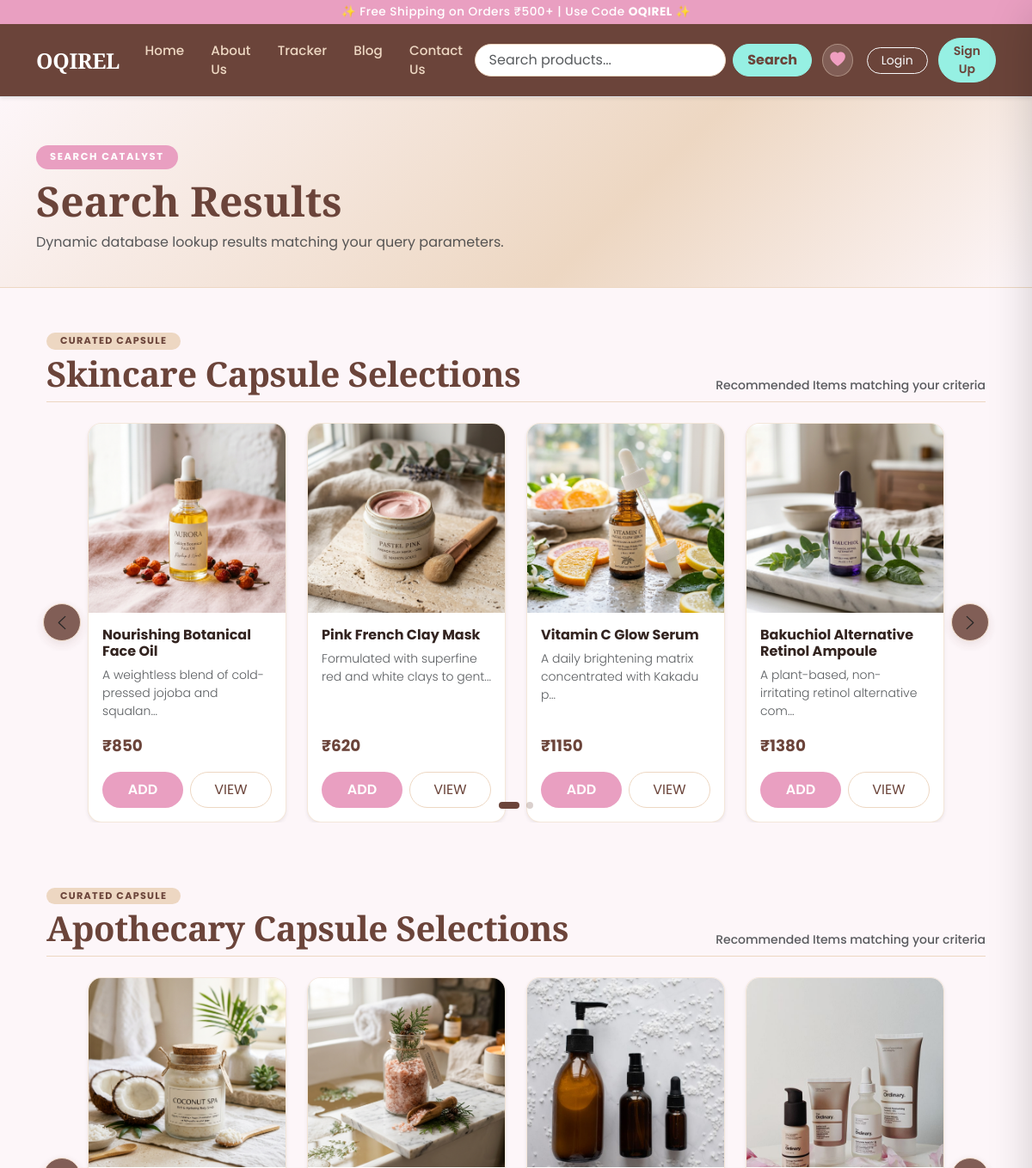
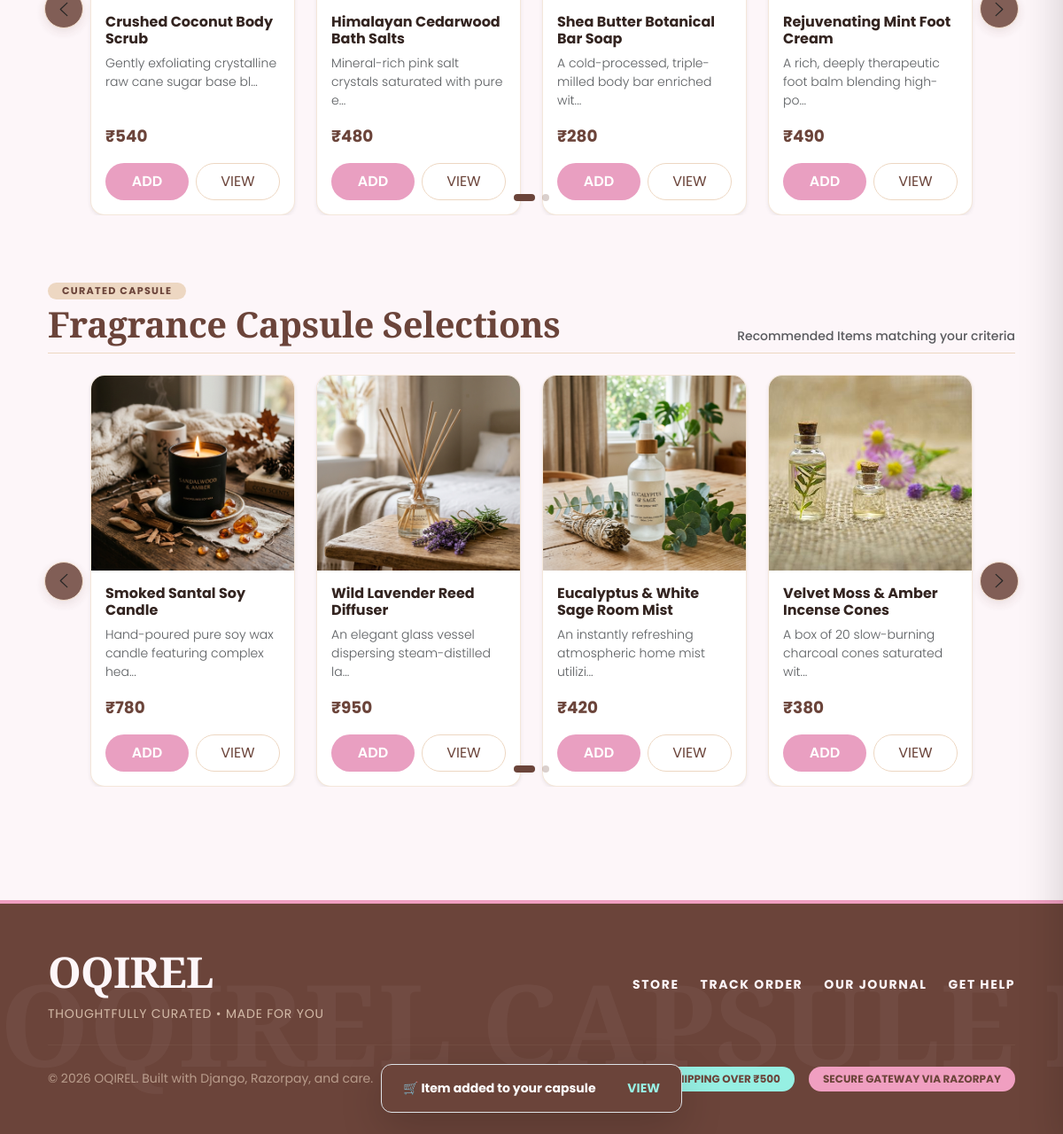
Page /shop/search/ on the committed database (2 pictures, top to bottom).
### shop/models.py (models this page shows, shortened)
class Product(models.Model):
    product_name = models.CharField(max_length=50)
    category = models.CharField(max_length=50, default="")
    subcategory = models.CharField(max_length=50, default="")
    price = models.IntegerField(default=0)
    description = models.CharField(max_length=300)
    pub_date = models.DateField()
    image = models.ImageField(upload_to="shop/images", default="")
    views = models.IntegerField(default=0)
    stock = models.IntegerField(default=0)  # Track inventory stock count

### shop/views.py (the view, shortened to what this page needs)
# urls.py: path("search/",views.search ,name="Search"),
def search(request):
    query = request.GET.get('query', '')
    is_ajax = request.headers.get('x-requested-with') == 'XMLHttpRequest' or request.GET.get('ajax') == '1'
    allProds = []
    catprods = Product.objects.values('category', 'id')
    cats = {item['category'] for item in catprods}
    for cat in cats:
        prodtemp = Product.objects.filter(category=cat)
        prod = [item for item in prodtemp if searchMatch(query, item)]
        n = len(prod)
        nSlides = n // 4 + math.ceil((n / 4) - (n // 4))
        if len(prod) != 0:
            allProds.append([prod, range(1, nSlides), nSlides])
    context = {'allProds': allProds}
    if len(allProds) == 0:
        context['message'] = "Please match your query correctly. No products found matching your search criteria."
    return render(request, 'shop/search.html', context)

### shop/views.py (called while the page is built)
def searchMatch(query, item):
    if query.lower() in item.product_name.lower() or query.lower() in item.description.lower() or query.lower() in item.category.lower():
        return True
    else:
        return False

### shop/templates/shop/search.html (shortened to what this page needs)
{% extends "shop/basic.html" %}
{% load static %}
{% block body %}
<div class="search-hero mb-5">
  <div class="container">
    <span class="badge px-3 py-2 rounded-pill fw-bold text-uppercase mb-2" style="background-color: var(--color-pink); color: #fff; font-size: 0.72rem; letter-spacing: 0.1rem;">SEARCH CATALYST</span>
    <h1 class="display-5 fw-bold mb-0" style="font-family: 'Playfair Display', serif; color: var(--color-brown);">Search Results</h1>
    <p class="text-muted mt-2 mb-0">Dynamic database lookup results matching your query parameters.</p>
  </div>
</div>
<div class="container my-5 px-4">
  {% for product, range, nSlides in allProds %}
  <div class="d-flex flex-column flex-md-row justify-content-between align-items-md-end my-4 pb-2 border-bottom" style="border-color: #edd7c2 !important;">
    <div>
      <span class="badge mb-1 px-3 py-1 rounded-pill text-uppercase fw-bold" style="background-color: #edd7c2; color: #6b443a; font-size: 0.7rem; letter-spacing: 0.08rem;">Curated Capsule</span>
      <h2 class="display-6 fw-bold mb-0" style="font-family: 'Playfair Display', serif; color: #6b443a; letter-spacing: -0.03rem;">
        {{ product.0.category }} Capsule Selections
      </h2>
    </div>
    <p class="text-muted small mb-0 mt-2 mt-md-0 fw-medium">Recommended Items matching your criteria</p>
  </div>
  <div class="row">
    <div id="productCarousel{{forloop.counter}}" class="col carousel slide mb-5" data-bs-ride="carousel">
      <div class="carousel-indicators mb-n3">
        <button type="button" data-bs-target="#productCarousel{{forloop.counter}}" data-bs-slide-to="0" class="active" aria-current="true"></button>
        {% for i in range %}
        <button type="button" data-bs-target="#productCarousel{{forloop.parentloop.counter}}" data-bs-slide-to="{{i}}"></button>
        {% endfor %}
      </div>
      <div class="carousel-inner px-md-5">
        <div class="carousel-item active">
          <div class="row g-4">
            {% for p in product %}
            <div class="col-12 col-sm-6 col-md-4 col-lg-3">
              <div class="card product-card h-100 shadow-sm d-flex flex-column">
                <div class="overflow-hidden" style="height: 220px; background: #fdf6f9;">
                  {% if p.image %}
                  <img src="/media/{{p.image}}" alt="{{p.product_name}}" onerror="this.onerror=null; this.src='/static/shop/no-image-placeholder.png';">
                  {% else %}
                  <img src="/static/shop/no-image-placeholder.png" alt="{{p.product_name}}">
                  {% endif %}
                </div>
                <div class="card-body d-flex flex-column justify-content-between p-3">
                  <div>
                    <h5 class="card-title fw-bold" id="namepr{{p.id}}" style="color: #332420; font-size: 1rem;">{{p.product_name}}</h5>
                    <p class="card-text text-muted small" style="font-weight: 300;">{{p.description | slice:"0:53"}}...</p>
                  </div>
                  <div class="mt-3">
                    <div class="fw-bold mb-3" style="color: #6b443a; font-size: 1.15rem;">₹<span id="pricepr{{p.id}}">{{p.price}}</span></div>
                    <div class="d-flex gap-2">
                      <span id="divpr{{p.id}}" class="w-50">
                        <button id="pr{{p.id}}" class="btn btn-editorial-pink w-100 cart rounded-pill py-2 text-xs text-uppercase tracking-wider">Add</button>
                      </span>
                      <a href="/shop/products/{{p.id}}" class="btn btn-outline-secondary w-50 rounded-pill py-2 text-xs text-uppercase tracking-wider" style="border-color: #edd7c2; color: #6b443a;">View</a>
                    </div>
                  </div>
                </div>
              </div>
            </div>
            {% if forloop.counter|divisibleby:4 and not forloop.last %}
          </div>
        </div>
            {% endif %}
            {% endfor %}
      </div>
      <button class="carousel-control-prev" type="button" data-bs-target="#productCarousel{{forloop.counter}}" data-bs-slide="prev">
        <span class="carousel-control-prev-icon" aria-hidden="true"></span>
      </button>
      <button class="carousel-control-next" type="button" data-bs-target="#productCarousel{{forloop.counter}}" data-bs-slide="next">
        <span class="carousel-control-next-icon" aria-hidden="true"></span>
      </button>
    </div>
  </div>
  {% endfor %}
</div>
{% endblock %}

### shop/templates/shop/basic.html (style rules this page uses)
:root { --color-pink: #e99fc1; --color-bg: #fdf6f9; --color-brown: #6b443a; --color-nude: #edd7c2; --color-mint: #96f0e3; --color-mint-hover: #7be4d5; --color-pink-dark: #d887ab; }
html { scrollbar-width: thin !important; scrollbar-color: var(--color-nude) var(--color-bg) !important; }
body { background-color: var(--color-bg); color: var(--color-brown); font-family: 'Poppins', system-ui, -apple-system, sans-serif; }
h1, h2, h3, .brand-font { font-family: 'Playfair Display', Georgia, serif; }
.card { border-color: rgba(237, 215, 194, 0.6) !important; }

### shop/templates/shop/search.html (style rules this page uses)
.search-hero { background: linear-gradient(135deg, #fdf6f9 0%, #edd7c2 60%, #fdf6f9 100%); border-bottom: 1px solid #edd7c2; padding: 3.5rem 0 2.5rem; }
.product-card { border: 1px solid #edd7c2; border-radius: 16px; background: #ffffff; transition: all 0.3s cubic-bezier(0.16, 1, 0.3, 1); overflow: hidden; }
.product-card img { height: 220px; object-fit: cover; width: 100%; transition: transform 0.4s ease; }
.carousel-control-prev, .carousel-control-next { width: 44px; height: 44px; background-color: #6b443a; border: 1px solid #edd7c2; border-radius: 50%; top: 50%; transform: translateY(-50%); opacity: 0.85; transition: all 0.3s cubic-bezier(0.16, 1, 0.3, 1); box-shadow: 0 4px 12px rgba(107, 68, 58, 0.15); }
.carousel-control-prev { left: 0.5rem; }
.carousel-control-next { right: 0.5rem; }
.carousel-control-prev-icon, .carousel-control-next-icon { width: 1.2rem; height: 1.2rem; background-size: 100%; filter: invert(1); }
.carousel-indicators [data-bs-target] { background-color: #6b443a !important; width: 8px; height: 8px; border-radius: 50%; margin: 0 4px; border: none; opacity: 0.25; transition: all 0.3s ease; }
.carousel-indicators .active { opacity: 1 !important; background-color: #6b443a !important; width: 24px; border-radius: 12px; }
.btn-editorial-pink { background-color: var(--color-pink); color: #fff !important; font-weight: 600; transition: all 0.25s ease; }

### rows in the picture
Product: category "Skincare", image (picture), product_name "Nourishing Botanical Face Oil", description "A weightless blend of cold-pressed jojoba and squalan", price "850"
Product: image (picture), product_name "Pink French Clay Mask", description "Formulated with superfine red and white clays to gent", price "620"
Product: image (picture), product_name "Vitamin C Glow Serum", description "A daily brightening matrix concentrated with Kakadu p", price "1150"
Product: image (picture), product_name "Bakuchiol Alternative Retinol Ampoule", description "A plant-based, non-irritating retinol alternative com", price "1380"
Product: category "Apothecary", image (picture), product_name "Crushed Coconut Body Scrub", description "Gently exfoliating crystalline raw cane sugar base bl", price "540"
Product: image (picture), product_name "Himalayan Cedarwood Bath Salts", description "Mineral-rich pink salt crystals saturated with pure e", price "480"
Product: image (picture), product_name "Shea Butter Botanical Bar Soap", description "A cold-processed, triple-milled body bar enriched wit", price "280"
Product: image (picture), product_name "Rejuvenating Mint Foot Cream", description "A rich, deeply therapeutic foot balm blending high-po", price "490"
Product: category "Fragrance", image (picture), product_name "Smoked Santal Soy Candle", description "Hand-poured pure soy wax candle featuring complex hea", price "780"
Product: image (picture), product_name "Wild Lavender Reed Diffuser", description "An elegant glass vessel dispersing steam-distilled la", price "950"
Product: image (picture), product_name "Eucalyptus & White Sage Room Mist", description "An instantly refreshing atmospheric home mist utilizi", price "420"
Product: image (picture), product_name "Velvet Moss & Amber Incense Cones", description "A box of 20 slow-burning charcoal cones saturated wit", price "380"
